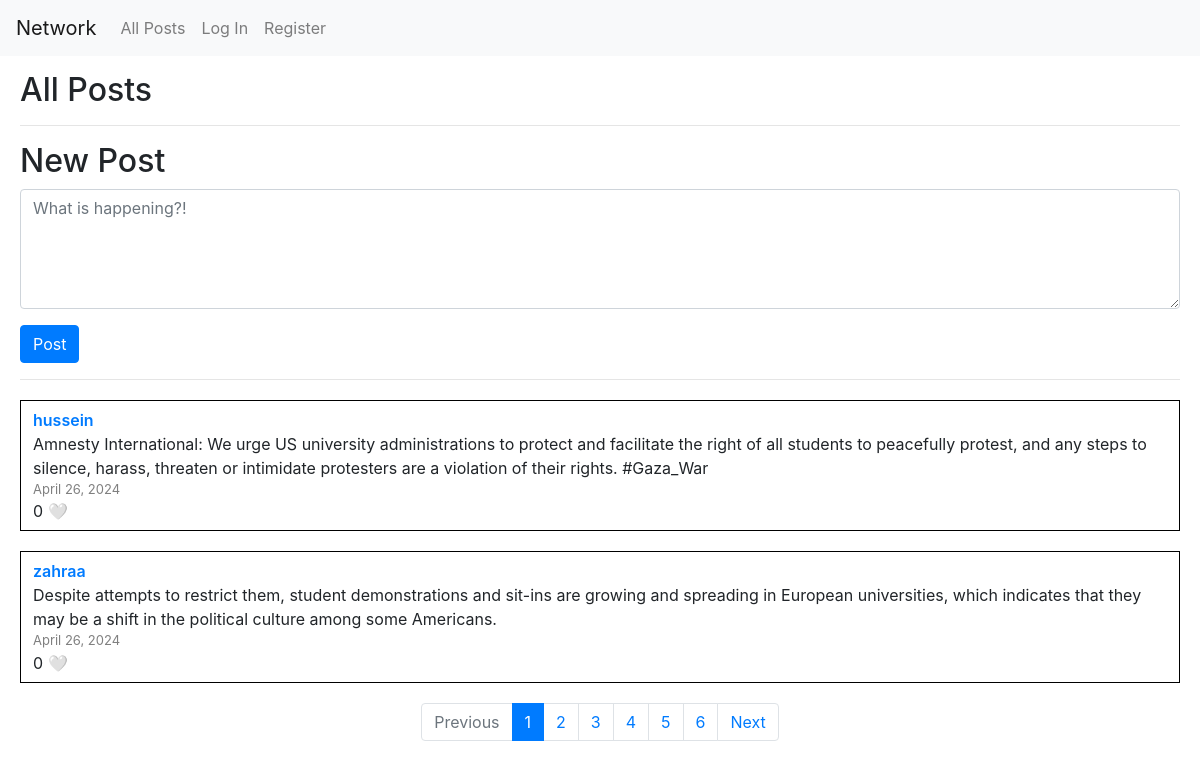
/, run on an earlier commit of the app's database.
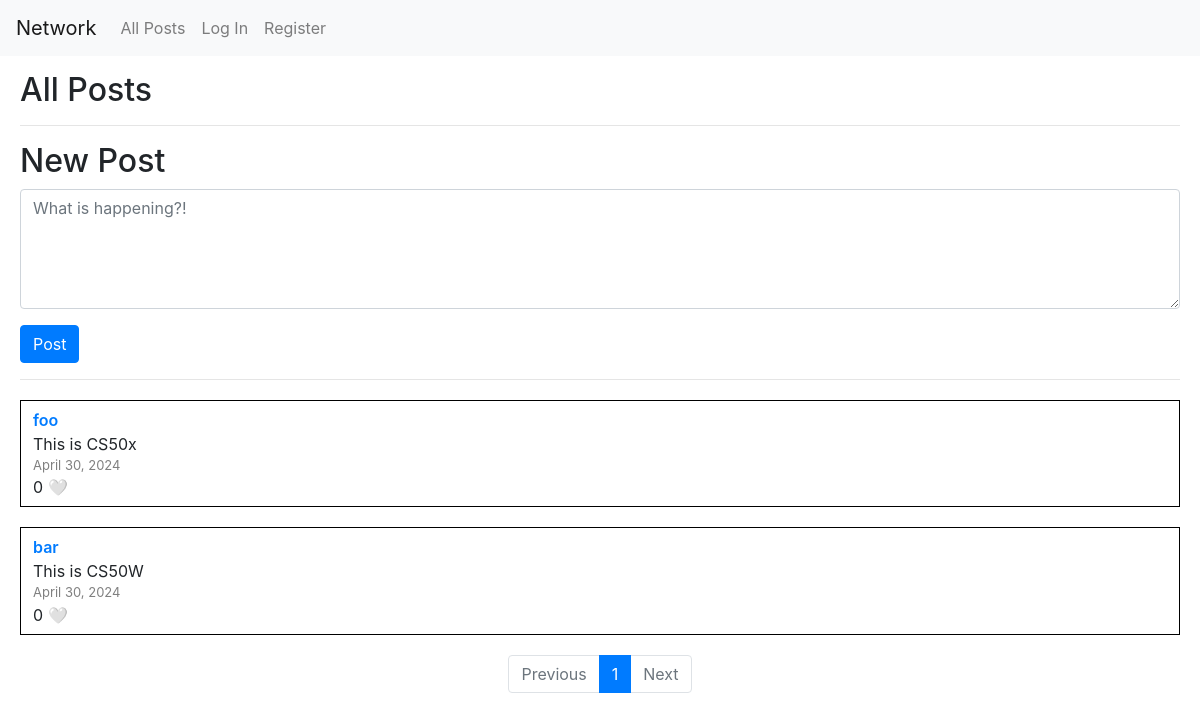
And on a later commit of the database.
### network/models.py (models this page shows, shortened)
class Post(models.Model):
    poster = models.ForeignKey(User, related_name="posts", on_delete=models.CASCADE, null=False, blank=False)
    content = models.TextField(null=False, blank=False)
    date = models.DateField(auto_now_add=True, editable=False)

class User(AbstractUser):
    following = models.ManyToManyField('self', related_name='followers', symmetrical=False, null=True, blank=True)
    likes = models.ManyToManyField('Post', related_name='liked_by', blank=True)
    def __str__(self):
        return self.username

### network/views.py (the view)
# urls.py: path("", views.index, name="index"),
def index(request, page_number=1):
    posts = Post.objects.all().order_by('-date')
    p = Paginator(posts, posts_count_per_page)
    current_page = p.page(page_number)
    return render(request, "network/index.html", {
        "current_page": current_page,
        "pages": p,
    })

### network/templates/network/index.html (shortened to what this page needs)
{% extends "network/layout.html" %}
{% block body %}
    <h2>All Posts</h2>
    <hr>
    <div id="new_post">
        <h2>New Post</h2>
        <form action="{% url 'new_post' %}" method="post">
            <div class="form-group input-group">
                <textarea required name="content" id="content" class="form-control custom-textarea" placeholder="What is happening?!"></textarea>
            </div>
            <div class="form-group">
                <button class="btn btn-primary" type="submit">Post</button>
            </div>
        </form>
        <hr>
    </div>
    <div id="all_posts">
        {% for post in current_page %}
            <div class="post">
                <div class="poster">
                    <a href="{% url 'profile' post.poster %}">{{ post.poster }}</a>
                </div>
                <div class="content">{{ post.content }}</div>
                <div class="date">{{ post.date }}</div>
                <div class="likes">
                    <span>{{ post.liked_by.count }}</span>
                    {% if post in user.likes.all %}
                        <a class="like-btn" data-id="{{ post.pk }}">❤️</a>
                    {% else %}
                        <a class="like-btn" data-id="{{ post.pk }}">🤍</a>
                    {% endif %}
                </div>
            </div>
        {% empty %}
            <div class="post">
                no posts
            </div>
        {% endfor %}
        <nav aria-label="Page navigation example">
            <ul class="pagination justify-content-center">
              {% if not current_page.has_previous %}
                <li class="page-item disabled">
                    <a class="page-link" tabindex="-1" aria-disabled="true">Previous</a>
                </li>
              {% else %}
                <li class="page-item">
                    <a class="page-link" href="{% url 'index' current_page.previous_page_number %}" tabindex="-1" aria-disabled="true">Previous</a>
                </li>
              {% endif %}
              {% for i in pages.page_range %}
                {% if current_page.number == i %}
                    <li class="page-item active"><a class="page-link" href="{% url 'index' i %}">{{ i }}</a></li>
                {% else %}
                    <li class="page-item"><a class="page-link" href="{% url 'index' i %}">{{ i }}</a></li>
                {% endif %}
              {% endfor %}
              {% if not current_page.has_next %}
                <li class="page-item disabled">
                    <a class="page-link">Next</a>
                </li>
              {% else %}
                <li class="page-item">
                    <a class="page-link" href="{% url 'index' current_page.next_page_number %}" >Next</a>
                </li>
              {% endif %}
            </ul>
        </nav>
    </div>
{% endblock %}

What changed in the data, as far as the page shows it:
removed Post: poster "hussein", content "Amnesty International: We urge US university administrations to protect and facilitate the right of all students to peacefully protest, and any steps to silence, harass, threaten or intimidate protesters are a violation of their rights. #Gaza_War", date "April 26, 2024", liked_by.count "0"
removed Post: poster "zahraa", content "Despite attempts to restrict them, student demonstrations and sit-ins are growing and spreading in European universities, which indicates that they may be a shift in the political culture among some Americans.", date "April 26, 2024", liked_by.count "0"
now on this page (row edited): Post: poster "foo", content "This is CS50x", date "April 30, 2024", liked_by.count "0"
now on this page (row edited): Post: poster "bar", content "This is CS50W", date "April 30, 2024", liked_by.count "0"
Also different on the page:
list line gone: "2"
list line gone: "3"
list line gone: "4"
list line gone: "5"
list line gone: "6"
